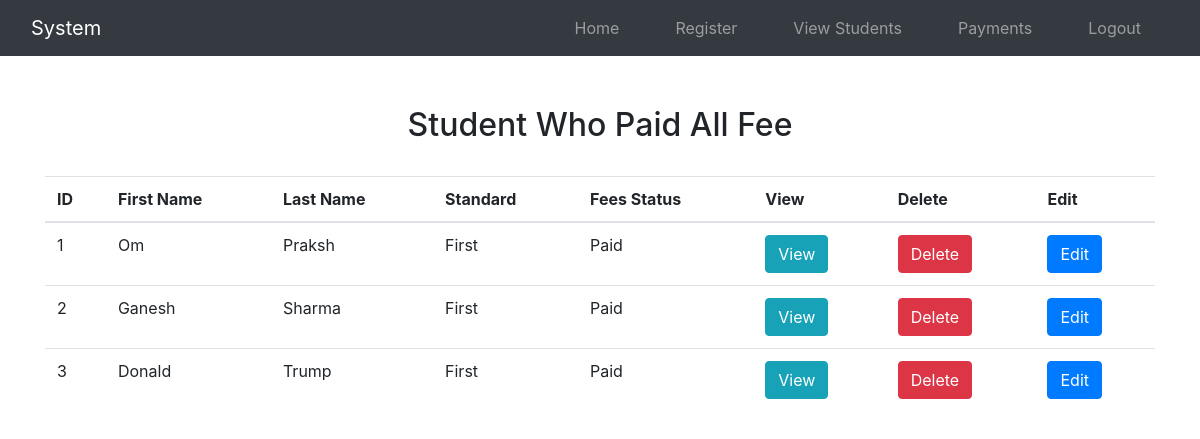
Screenshot of /payment/paid_fees/ (signed in) with the database file from the repository.
### register/models.py (models this page shows, shortened)
class Register(models.Model):
    STD_CHOICES = (
        ('First', 'First'),
        ('Second', 'Second'),
        ('Third', 'Third'),
        ('Forth', 'Forth')
    )
    first_name = models.CharField(max_length=50)
    last_name = models.CharField(max_length=50)
    std = models.CharField(max_length=100, choices=STD_CHOICES, null=True)
    fees = models.BooleanField(default=False)
    partial_fee=models.BooleanField(default=False)
    date = models.DateTimeField(auto_now_add=True)
    total_fee=models.IntegerField(null=True,default=0)
    fee_recieved=models.IntegerField(null=True,default=0)
    one_time_fee=models.IntegerField(null=True,default=0)

### register/views.py (the view)
# urls.py: path('payment/paid_fees/',views.paid_fees,name='paid_fees'),
@login_required(login_url = "/register/login/")
def paid_fees(request):
    paid_students=Register.objects.filter(fees=True)
    d={'paid_students':paid_students}
    return render(request,'paid_fees.html',d)

### templates/paid_fees.html
{% extends 'index.html' %}
{% load static %}
{% block content %}
<div class="container" style="margin-top:50px">
    <h2 class="text-center">Student Who Paid All Fee</h2>
    <br>
    <table class="table table-hover">
        <thead>
            <tr>
                <th>ID</th>
                <th>First Name</th>
                <th>Last Name</th>
                <th>Standard</th>
                <th>Fees Status</th>
                <th>View</th>
                <th>Delete</th>
                <th>Edit</th>
            </tr>
        </thead>
        <tbody>
            {% for i in paid_students %}
                <tr>
                <td>{{i.id}}</td>
                <td>{{i.first_name}}</td>
                <td>{{i.last_name}}</td>
                <td>{{i.std}}</td>
                {% if i.fees == True %}
                    <td>Paid</td>
                {% else %}
                    <td>Unpaid/Partially Paid</td>
                {% endif %}
                <td><a href="{% url 'register:view_detail' i.id %}" class="btn btn-info">View</a></td>
                <td><a href="{% url 'register:delete_students' i.id %}" onclick="return confirm('Are Sure?')" class="btn btn-danger">Delete</a></td>
                <td><a href="{% url 'register:edit_students' i.id %}" class="btn btn-primary">Edit</a></td>
            </tr>
            {% endfor %}
        </tbody>
    </table>
{% endblock content %}

### rows the page displays
Register: id "1", first_name "Om", last_name "Praksh", std "First", fees "Paid"
Register: id "2", first_name "Ganesh", last_name "Sharma", std "First", fees "Paid"
Register: id "3", first_name "Donald", last_name "Trump", std "First", fees "Paid"
